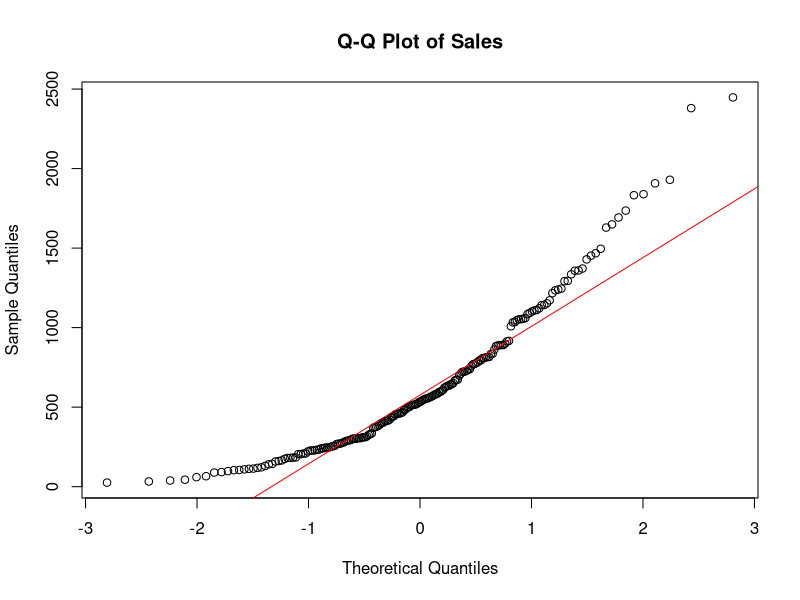
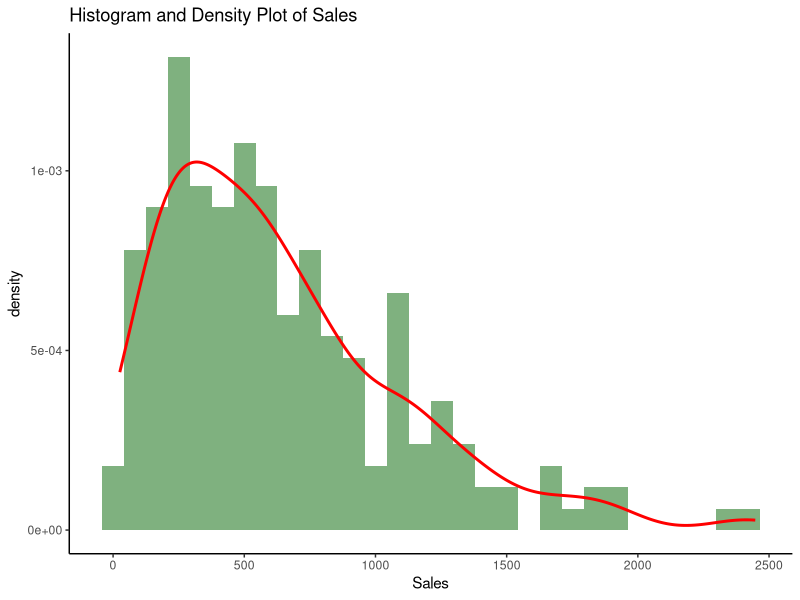

Write the R code that produced these figures, in order.
## ---- chunk 1
library(dplyr)
library(ggplot2)
library(readr)
## ---- chunk 2
retail_df <- read_csv("synthetic_retail_data.csv")
## ---- chunk 3
glimpse(retail_df)
## ---- chunk 4
summary(retail_df)
## ---- chunk 5
qqnorm(retail_df$Sales, main = "Q-Q Plot of Sales")
qqline(retail_df$Sales, col = "red")
## ---- chunk 6
ggplot(retail_df, aes(x = Sales)) +
  geom_histogram(aes(y = ..density..),
                 bins = 30, fill = "darkgreen",
                 alpha = 0.5) +
  geom_density(color = "red", size = 1) +
  ggtitle("Histogram and Density Plot of Sales") +
  theme_classic()
## ---- chunk 7
shapiro.test(retail_df$Sales)
